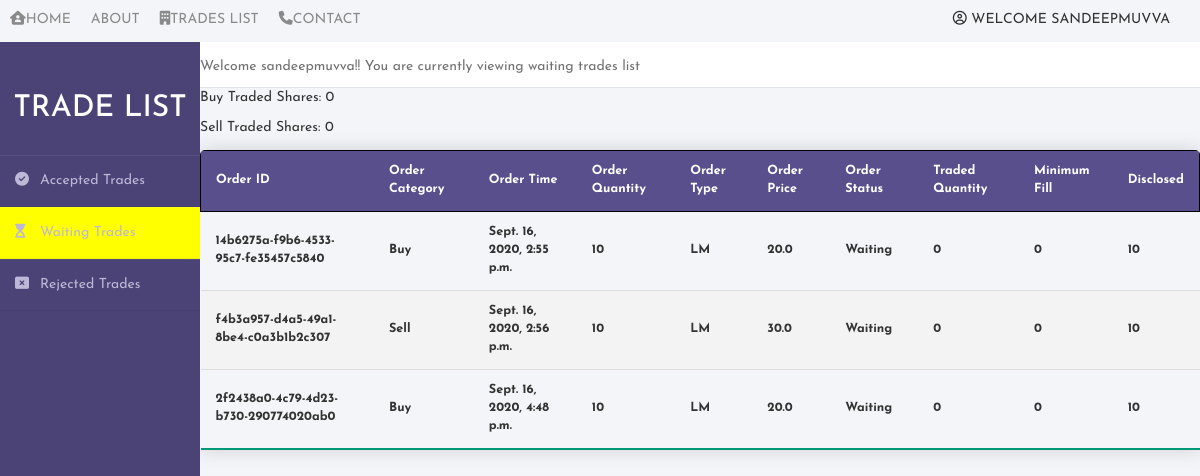
Screenshot of /waiting/ (signed in) with the database file from the repository.
### ordergenerator/models.py (models this page shows, shortened)
class Order(models.Model):
	TYPE_CHOICES = [("LM", "Limit"),("MR","Market"),]
	CAT_CHOICES  = [("Buy","Buy"), ("Sell","Sell")]
	order_id           = models.UUIDField(editable=False, default=uuid.uuid4)
	order_category     = models.CharField(null=False,blank=False, max_length=10, choices = CAT_CHOICES)
	order_time         = models.DateTimeField(editable=False, default=datetime.datetime.now)
	order_quantity     = models.IntegerField(null=False, blank=False ,default =100)
	order_type         = models.CharField(null=False,blank=False, choices = TYPE_CHOICES, max_length=10,default = "MR")
	order_price        = models.FloatField(null=False,blank=False,default = 100)
	All_or_none        = models.BooleanField(null=True,blank=True)
	Minimum_fill       = models.IntegerField(null=True,blank=True)
	Disclosed_Quantity = models.IntegerField(null=True, blank=True)
	user_id            = models.CharField(null=False, blank=False, max_length=100, default = 'YAUID')
	order_status       = models.CharField(editable=False, max_length=10, default='Waiting')
	traded_quantity    = models.IntegerField(null = False, editable=False, default = 0)

### ordermatching/views.py (the view)
# urls.py: path('waiting/', views.waiting, name = 'waiting-list'),
def waiting(request):
	waiting_list = Order.objects.all().filter(order_status = 'Waiting')
	buy = Order.objects.all().filter(order_category = 'Buy')
	sell = Order.objects.all().filter(order_category = 'Sell')
	buy_shares = 0
	sell_shares = 0
	for order in buy:
		buy_shares += order.traded_quantity
	for order in sell:
		sell_shares += order.traded_quantity
	return render(request, 'tradeslist/waiting/waiting.html', {'waiting_list': waiting_list, 'buy_shares': buy_shares, 'sell_shares': sell_shares})

### ordermatching/templates/tradeslist/waiting/waiting.html (shortened to what this page needs)
{% extends "tradeslist/base.html" %}
{% block trades-list %}
	{% if request.session.username %}
		<div class="nav-link-wrapper">
			<a href="{% url 'accepted-list' %}"><i class="fas fa-building"></i>Trades List</a>
		</div>
	{% endif %}
{% endblock %}
{% block main-content %}
<div class="wrapper">
    <div class="sidebar">
        <h2>Trade List</h2>
        <ul>
            <li><a href="{% url 'accepted-list' %}"><i class="fas fa-check-circle"></i>Accepted Trades</a></li>
            <li style="background-color: yellow;"><a href="{% url 'waiting-list' %}"><i class="fas fa-hourglass-start"></i>Waiting Trades</a></li>
            <li><a href="{% url 'rejected-list' %}"><i class="fas fa-window-close"></i>Rejected Trades</a></li>
        </ul>
    </div>
    <div class="main_content">
        <div class="header">
        	<p>Welcome {{ request.session.username }}!! You are currently viewing waiting trades list</p>
        </div>
        <p>Buy Traded Shares: {{buy_shares}}</p>
		<p>Sell Traded Shares: {{sell_shares}}</p>
        <table class="content-table">
			  <thead>
			    <tr>
					<th>Order ID</th>
					<th>Order Category</th>
					<th>Order Time</th>
					<th>Order Quantity</th>
					<th>Order Type</th>
					<th>Order Price</th>
					<th>Order Status</th>
					<th>Traded Quantity</th>
					<th>Minimum Fill</th>
					<th>Disclosed</th>
			    </tr>
			  </thead>
			  <tbody>
			  	{% if waiting_list %}
			    {% for order in waiting_list %}
					<tr>
						<th>{{order.order_id}}</th>
						<th>{{order.order_category}}</th>
						<th>{{order.order_time}}</th>
						<th>{{order.order_quantity}}</th>
						<th>{{order.order_type}}</th>
						<th>{{order.order_price}}</th>
						<th>{{order.order_status}}</th>
						<th>{{order.traded_quantity}}</th>
						<th>{{order.Minimum_fill}}</th>
						<th>{{order.Disclosed_Quantity}}</th>
					</tr>
				{% endfor %}
				{% else %}
					<tr>
						<th colspan="7" style="text-align: center;"> No Orders to Display</th>
					</tr>
				{% endif %}
			  </tbody>
		</table>
    </div>
</div>
{% endblock %}

### ordermatching/static/tradeslist/tradeslist.css (style rules this page uses)
.nav-wrapper>.left-side>div { margin-right: 20px; font-size: =0.9em; text-transform: uppercase; }
.nav-link-wrapper { height: 22px; border-bottom: 1px solid transparent; transition:border-bottom 0.5s; }
.nav-link-wrapper a { color: #8a8a8a; text-decoration: none; transition: color 0.5s; }
* { margin: 0; padding: 0; box-sizing: border-box; list-style: none; text-decoration: none; font-family: 'Josefin Sans', sans-serif; }
body { background-color: #f3f5f9; width: 100%; }
.wrapper { display: flex; position: relative; min-height: 800px; }
.wrapper .sidebar { width: 200px; height: 100%; background: #4b4276; padding: 30px 0px; position: fixed; }
.wrapper .sidebar h2 { color: #fff; text-transform: uppercase; text-align: center; margin-bottom: 30px; }
.wrapper .sidebar ul li { padding: 15px; border-bottom: 1px solid #bdb8d7; border-bottom: 1px solid rgba(0,0,0,0.05); border-top: 1px solid rgba(255,255,255,0.05); }
.wrapper .sidebar ul li a { color: #bdb8d7; display: block; }
.wrapper .sidebar ul li a .fas { width: 25px; }
.wrapper .main_content { width: 100%; margin-left: 200px; }
.wrapper .main_content .header { padding-top: 15px; background: #fff; color: #717171; border-bottom: 1px solid #e0e4e8; }
.wrapper .main_content .header p { animation: slide-left 12s; }
.content-table { border-collapse: collapse; margin: 12px 0; font-size: 0.9em; min-width: 400px; width: 100%; border-radius: 5px 5px 0 0; overflow: hidden; box-shadow: 0 0 20px rgba(0, 0, 0, 0.15); column-width: 20px; }
.content-table thead tr { background-color: #594f8d; color: #ffffff; text-align: center; font-weight: bold; }
.content-table th, .content-table td { padding: 12px 15px; }
.content-table tbody tr { border-bottom: 1px solid #dddddd; }
.content-table tbody tr:nth-of-type(even) { background-color: #f3f3f3; }
.content-table tbody tr:last-of-type { border-bottom: 2px solid #009879; }
.content-table thead tr { border: 1px solid black; }

### rows the page displays
Order: order_id "14b6275a-f9b6-4533-95c7-fe35457c5840", order_category "Buy", order_time "Sept. 16, 2020, 2:55 p.m.", order_quantity "10", order_type "LM", order_price "20.0", order_status "Waiting", traded_quantity "0", Minimum_fill "0", Disclosed_Quantity "10"
Order: order_id "f4b3a957-d4a5-49a1-8be4-c0a3b1b2c307", order_category "Sell", order_time "Sept. 16, 2020, 2:56 p.m.", order_quantity "10", order_type "LM", order_price "30.0", order_status "Waiting", traded_quantity "0", Minimum_fill "0", Disclosed_Quantity "10"
Order: order_id "2f2438a0-4c79-4d23-b730-290774020ab0", order_category "Buy", order_time "Sept. 16, 2020, 4:48 p.m.", order_quantity "10", order_type "LM", order_price "20.0", order_status "Waiting", traded_quantity "0", Minimum_fill "0", Disclosed_Quantity "10"

### other values shown
{{ request.session.username }} "SANDEEPMUVVA"
{{ request.session.username }} "sandeepmuvva"
{{ buy_shares }} "0"
{{ sell_shares }} "0"
